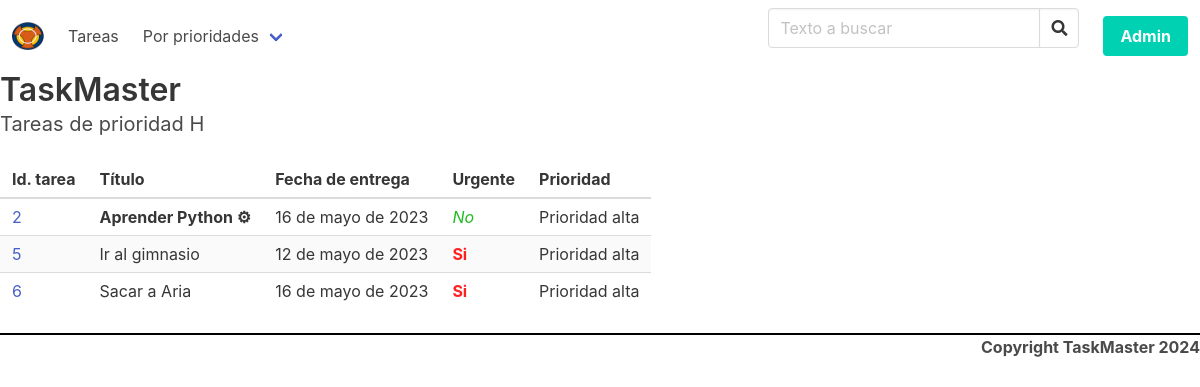
The page /tareas/h/ on the database as committed earlier.
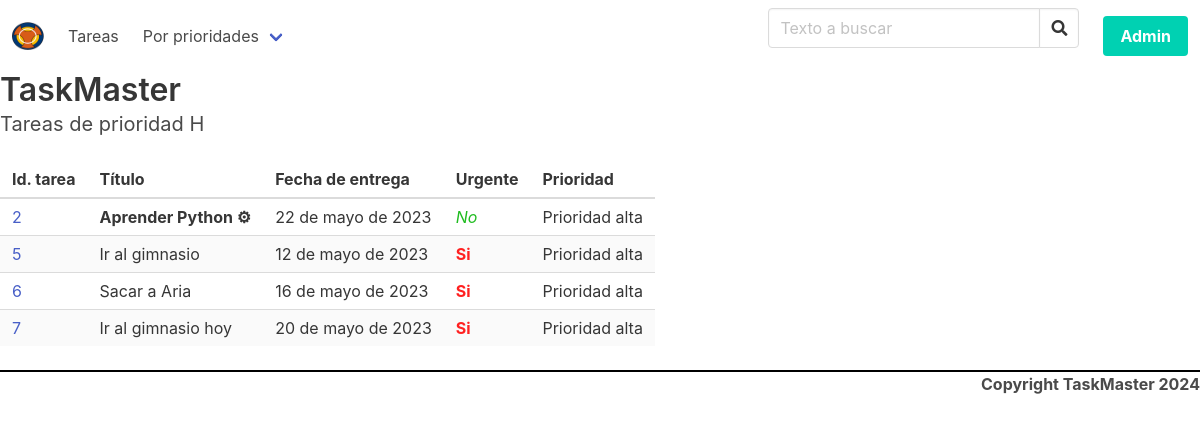
The same page on the database as committed later.
### tasks/models.py (models this page shows, shortened)
class Task(models.Model):
    class Meta:
        verbose_name = "Tarea"
        verbose_name_plural = "Tareas"
    title = models.CharField(
        verbose_name="título",
        max_length=250,
        unique=True,
    )
    subject = models.ForeignKey(
        Subject,
        verbose_name="Asignatura",
        on_delete=models.PROTECT,
        related_name="tasks",
        default=1,
    )
    due_date = models.DateField(
        "Fecha de entrega",
        null=True,
        blank=True,
        default=None,
        validators=[
            date_in_future,
        ],
    )
    urgent = models.BooleanField(
        "Urgente",
        default=False,
    )
    priority = models.CharField(
        "Prioridad",
        max_length=1,
        choices=PRIORITIES,
        default="N",
    )
    created = models.DateTimeField(auto_now_add=True)
    updated = models.DateTimeField(auto_now=True)

### tasks/views.py (the view)
# urls.py: re_path(r"^tareas/([nhl])/$", views.list_by_priority),
def list_by_priority(request, priority):
    priority = priority[0].upper()
    tasks = Task.objects.filter(priority=priority)
    return render(
        request,
        "tasks/list_tasks.html",
        {
            "title": f"Tareas de prioridad {priority}",
            "tasks": tasks,
        },
    )

### tasks/templates/tasks/list_tasks.html
{% extends 'tasks/base.html' %}
{% block content %}
{% include 'tasks/task_table.html' %}
{% endblock content %}

### tasks/templates/tasks/task_table.html
<table class="table is-striped is-hoverable">
    <thead>
        <tr>
            <th>Id. tarea</th>
            <th>Título</th>
            <th>Fecha de entrega</th>
            <th>Urgente</th>
            <th>Prioridad</th>
        </tr>
    </thead>
    <tbody>
        {% for task in tasks %}
        <tr>
            <td>
                <a href="{% url 'edit_task' pk=task.pk %}" role="botton" class="buttom is-primary">
                    {{ task.id }}
                </a>
            </td>
            <td>
                {% if forloop.first %}
                <b> {{ task.title|capfirst|add:" ⚙" }} </b>
                {% else %}
                {{ task.title }}
                {% endif %}
            </td>
            <td>
                {% if task.due_date %}
                {{ task.due_date }}
                {% endif %}
            </td>
            <td>
                {% if task.urgent %}
                <b class="urgente"> Si </b>
                {% else %}
                <i class="no-urgente"> No </i>
                {% endif %}
            </td>
            <td>
                {{ task.get_priority_display }}
            </td>
        </tr>
        {% endfor %}
    </tbody>
</table>

Rows that differ between the two databases and show on the page:
changed Task "Aprender Python ⚙": due_date "16 de mayo de 2023" → "22 de mayo de 2023"
added Task: id "7", title "Ir al gimnasio hoy", due_date "20 de mayo de 2023", urgent "Si", priority "Prioridad alta"
